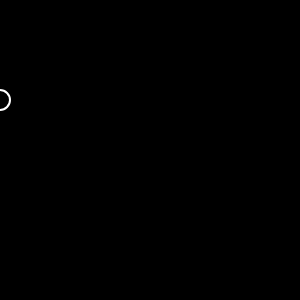
Frame 1 (no input)
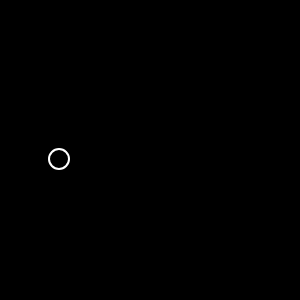
Frame 60 (no input)
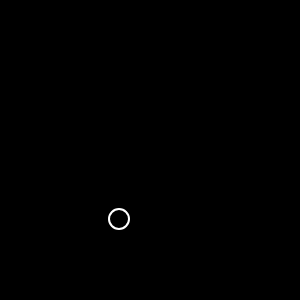
Frame 120 (the mouse pressed at the canvas centre since frame 60)

The p5.js sketch that drew these frames (run headless with seeded random() and noise() and a simulated clock; from frame 60 on, the mouse is pressed at the canvas centre):

// p5.js sketch
// ── sketch.js
var speed1=1;
var speed2=1;
var x=0;
var y=100;
function setup() {
  createCanvas(300, 300);
}

function draw() {
  background(0);
  noFill();
  stroke(255);
  strokeWeight(2);

  ellipse(x,y,20,20);
if(x==width){
  speed1=-1;
}
  if(y==height){
  speed2=-1;
}
  if(y==0){
  speed2=1;
}
if(x==0){
    speed1=1;
  }
  x = x+speed1;
  y = y+speed2;
}
